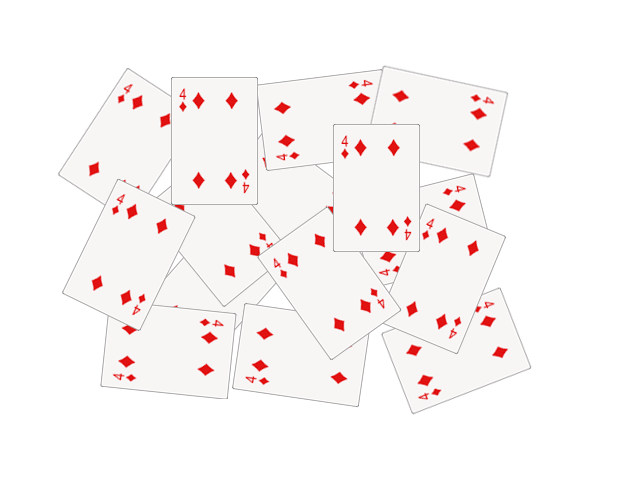
#> input picture seminars/seminar_06/data/cards.png, 640 x 480 px
$ jupyter execute --allow-errors Seminar_6.ipynb   (older library calls are emulated)
#> lines starting #> are read from the running program, lines starting #| are printed output that depends on the picture; after the words box and inside, x2 and y2 are one past the last pixel; in counts of white or black regions, pixels touching at a corner belong together
# Семинар 6 - Классические алгоритмы сегментации изображения и обнаружения объектов

***

[cell 1]
import random as rng

import cv2
import numpy as np
import matplotlib.pyplot as plt


rng.seed(12345)

[cell 2]
# !mkdir -p data
# !wget https://github.com/opencv/opencv/raw/4.x/samples/data/cards.png -O data/cards.png

# Image Segmentation with Distance Transform and Watershed Algorithm

Источник - https://docs.opencv.org/3.4/d2/dbd/tutorial_distance_transform.html

В этом семинаре вы узнаете, как:

- Использовать `cv2.filter2D`, чтобы выполнить фильтрацию Лапласа для повышения резкости изображения.
- Использовать `cv2.distanceTransform`, чтобы получить производное представление двоичного изображения, где значение каждого пикселя заменяется его расстоянием до ближайшего пикселя фона.
- Использовать `cv2.watershed`, чтобы изолировать объекты на изображении от фона.

[cell 3]
img_src = cv2.cvtColor(cv2.imread("data/cards.png"), cv2.COLOR_BGR2RGB)
plt.imshow(img_src)

[cell 4]
# Change the background from white to black, since that will help later to extract
# better results during the use of Distance Transform
img = img_src.copy()
img[np.all(img == 255, axis=2)] = 0

plt.imshow(img);

[cell 5]
# Create a kernel that we will use to sharpen our image
# an approximation of second derivative, a quite strong kernel
kernel = np.array(
    [[  1,  1,  1],
     [  1, -8,  1],
     [  1,  1,  1]], dtype=np.float32)
# do the laplacian filtering as it is
# well, we need to convert everything in something more deeper then CV_8U
# because the kernel has some negative values,
# and we can expect in general to have a Laplacian image with negative values
# BUT a 8bits unsigned int (the one we are working with) can contain values from 0 to 255
# so the possible negative number will be truncated
imgLaplacian = cv2.filter2D(img, cv2.CV_32F, kernel)
sharp = np.float32(img)
imgResult = sharp - imgLaplacian

# convert back to 8bits gray scale
imgResult = np.clip(imgResult, 0, 255)
imgResult = imgResult.astype('uint8')
imgLaplacian = np.clip(imgLaplacian, 0, 255)
imgLaplacian = np.uint8(imgLaplacian)

plt.figure(figsize=(10, 5))
plt.subplot(121)
plt.imshow(imgLaplacian)
plt.title('Laplacian')
plt.subplot(122)
plt.imshow(imgResult)
plt.title('New Sharped Image')

### Бинаризация изображения

[cell 6]
# Create binary image from source image
bw = cv2.cvtColor(imgResult, cv2.COLOR_BGR2GRAY)
_, bw = cv2.threshold(bw, 40, 255, cv2.THRESH_BINARY | cv2.THRESH_OTSU)
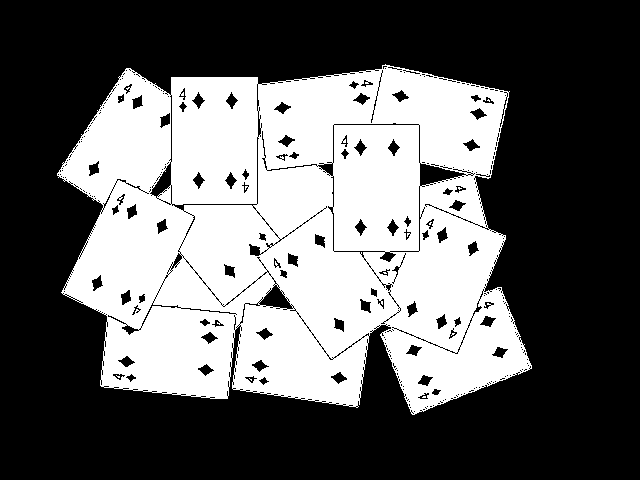
#> bw: shape (480, 640); 38.9% white; 10 white regions (9 under 20 px), largest, box (x1, y1, x2, y2) and area: (57, 64, 532, 415) 119477
plt.imshow(bw, cmap="Greys_r")

### Distance transform

[cell 7]
# Perform the distance transform algorithm
dist = cv2.distanceTransform(bw, cv2.DIST_L2, 3)
# Normalize the distance image for range = {0.0, 1.0}
# so we can visualize and threshold it
cv2.normalize(dist, dist, 0, 1.0, cv2.NORM_MINMAX)
plt.imshow(dist, cmap="Greys_r")

[cell 8]
# Threshold to obtain the peaks
# This will be the markers for the foreground objects
_, dist = cv2.threshold(dist, 0.4, 1.0, cv2.THRESH_BINARY)
#> dist: shape (480, 640) float32; values 0 (black) and 1 (white), 7.1% white; 15 white regions (1 under 20 px), largest, box (x1, y1, x2, y2) and area: (94, 228, 165, 280) 2212, (348, 159, 405, 216) 2186, (187, 112, 243, 169) 2179
# Dilate a bit the dist image
kernel1 = np.ones((3,3), dtype=np.uint8)
dist = cv2.dilate(dist, kernel1)
#> dist: shape (480, 640) float32; values 0 (black) and 1 (white), 8.2% white; 14 white regions, largest, box (x1, y1, x2, y2) and area: (93, 227, 166, 281) 2498, (347, 158, 406, 217) 2450, (185, 111, 244, 170) 2442
plt.imshow(dist, cmap="Greys_r");

[cell 9]
# Create the CV_8U version of the distance image
# It is needed for findContours()
dist_8u = dist.astype('uint8')
#> dist_8u: shape (480, 640); values 0 (black) and 1 (white), 8.2% white; 14 white regions
# Find total markers
contours, _ = cv2.findContours(dist_8u, cv2.RETR_EXTERNAL, cv2.CHAIN_APPROX_SIMPLE)
#> contours = 14 contours; largest, box (x1, y1, x2, y2) and area: (93, 227, 166, 281) 2396, (347, 158, 406, 217) 2348, (185, 111, 244, 170) 2340, (406, 250, 478, 307) 2280, (138, 321, 198, 380) 2240
# Create the marker image for the watershed algorithm
markers = np.zeros(dist.shape, dtype=np.int32)
# Draw the foreground markers
for i in range(len(contours)):
    cv2.drawContours(
        markers,   # image
        contours,  # contours list
        i,         # contour index to draw
        (i+1),     # color (fill value)
        -1,        # thickness (if negative - fill the contour)
    )
#> this loop made 14 passes
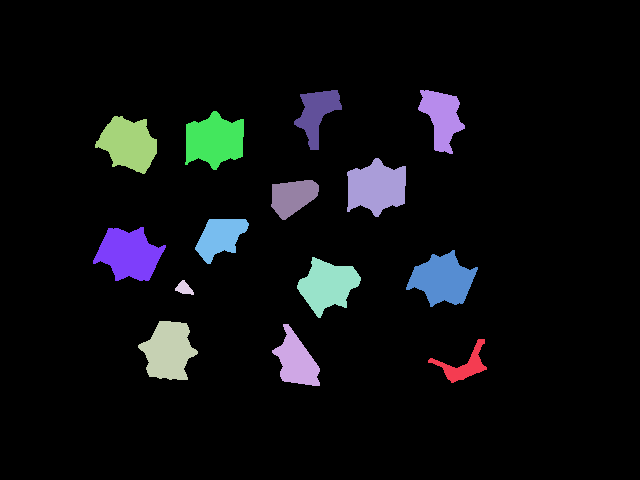
#> markers: shape (480, 640) int32; 15 distinct labels, from 0 to 14; one colour per label, 0 black
# Draw the background marker
cv2.circle(
    markers,        # image
    (5,5),          # center
    3,              # radius
    (255,255,255),  # color
    -1,             # thickness (if negative - fill)
)
#> markers: shape (480, 640) int32; 16 distinct labels, from 0 to 255

markers_8u = (markers * 10).astype('uint8')
plt.imshow(markers_8u, cmap="Greys_r");

### Алгоритм Watershed

[cell 10]
# Perform the watershed algorithm
cv2.watershed(imgResult, markers)

mark = markers.astype('uint8')
mark = cv2.bitwise_not(mark)
# uncomment this if you want to see how the mark
# image looks like at that point
# plt.imshow(mark)
# Generate random colors
colors = []
for contour in contours:
    colors.append((rng.randint(0,256), rng.randint(0,256), rng.randint(0,256)))
#> after the loop, colors = [(213, 5, 152), (188, 99, 138), (223, 82, 191), (63, 221, 133), (89, 95, 181), (46, 211, 85), (75, 105, 39), (97, 174, 164), (12, 234, 173), (13, 212, 1), (3, 83, 91), (146, 50, 212), (54, 93, 192), (119, 168, 20)]
# Create the result image
dst = np.zeros((markers.shape[0], markers.shape[1], 3), dtype=np.uint8)
# Fill labeled objects with random colors
for i in range(markers.shape[0]):
    for j in range(markers.shape[1]):
        index = markers[i,j]
        if index > 0 and index <= len(contours):
            dst[i,j,:] = colors[index-1]

# Visualize the final image
plt.imshow(dst);

[cell 11]
blended = cv2.addWeighted(img_src, 0.5, dst, 0.5, 0.0)
plt.imshow(blended);

# Домашнее задание: подсчет количества пальцев

Вам предлагается реализовать алгоритм, подсчитывающий количество пальцев.

Один из возможных вариантов решения:
- Получить бинаризованное изображение и найти контур руки;
- Построить выпуклый контур функцией `cv2.convexHull` - https://docs.opencv.org/3.4/d7/d1d/tutorial_hull.html
- Найти дефекты выпуклости контура функцией [`cv2.convexityDefects`](https://docs.opencv.org/3.4/d3/dc0/group__imgproc__shape.html#gada4437098113fd8683c932e0567f47ba)
- После некоторой фильтрации дефектов, их число будет напрямую коррелировать с числом пальцев.

**Требования:**
1. Продемонстрируйте работоспособность алгоритма на любом числе пальцев (от 0 до 5).
2. Используйте фото своей руки для демонстрации (предложенное фото лишь для отладки).

[cell 12]
img = cv2.cvtColor(cv2.imread("data/5_finger.jpg"), cv2.COLOR_BGR2RGB)
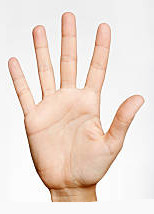
#> input picture seminars/seminar_06/data/5_finger.jpg, 154 x 214 px
#> img: shape (214, 154, 3)
plt.imshow(img)

Blur помогает уменьшить фоновый шум, что в последствие поможет при переводе изображения в чёрные и белые пиксели

[cell 13]
blured_img = cv2.medianBlur(img, 3)
plt.imshow(blured_img)
plt.show()

### Бинаризуем изображение

[cell 14]
bw = cv2.cvtColor(img, cv2.COLOR_BGR2GRAY)
#> bw: shape (214, 154)
blured_bw = cv2.cvtColor(blured_img, cv2.COLOR_BGR2GRAY)

Без blur виден фоновый шум

[cell 15]
_, bw_with_holes = cv2.threshold(bw, 227, 255, cv2.THRESH_BINARY)
#> bw_with_holes: shape (214, 154); 61% white; 6 black regions (5 under 20 px), largest, box (x1, y1, x2, y2) and area: (8, 12, 145, 202) 12853

plt.imshow(bw_with_holes, cmap="gray")
plt.show()

[cell 16]
_, bw_with_back_noise = cv2.threshold(bw, 230, 255, cv2.THRESH_BINARY)
#> bw_with_back_noise: shape (214, 154); 60.8% white; 16 black regions (15 under 20 px), largest, box (x1, y1, x2, y2) and area: (8, 12, 145, 202) 12897

plt.imshow(bw_with_back_noise, cmap="gray")
plt.show()

[cell 17]
_, bw_with_large_white_regions = cv2.threshold(bw, 0, 255, cv2.THRESH_BINARY | cv2.THRESH_OTSU)
#> bw_with_large_white_regions: shape (214, 154); 67.2% white; 7 black regions (6 under 20 px), largest, box (x1, y1, x2, y2) and area: (8, 12, 145, 202) 10811

plt.imshow(bw_with_large_white_regions, cmap="gray")
plt.show()

[cell 18]
th_adaptive = cv2.adaptiveThreshold(bw, 255, cv2.ADAPTIVE_THRESH_MEAN_C, cv2.THRESH_BINARY, 241, 0)
#> th_adaptive: shape (214, 154); 60.6% white; 36 black regions (35 under 20 px), largest, box (x1, y1, x2, y2) and area: (8, 11, 145, 203) 12920

plt.imshow(th_adaptive, cmap="gray")
plt.show()

С blur получаем изображение без шумов с обычным отсевом пикселей по трешхолду

[cell 19]
_, blurred_bw = cv2.threshold(blured_bw, 231, 255, cv2.THRESH_BINARY)
#> blurred_bw: shape (214, 154); 60.8% white; 1 black region, box (x1, y1, x2, y2) and area: (8, 12, 145, 202) 12911

plt.imshow(blurred_bw, cmap="gray")
plt.show()

Можем дополнительно сделать erode, чтобы убрать белые точки на руке

[cell 20]
n = 3
kernel = np.ones((n,n),np.uint8)
dilation = cv2.erode(blurred_bw, kernel, iterations = 1)
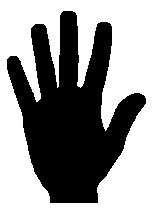
#> dilation: shape (214, 154); 57.4% white; 1 black region
# closing = cv2.morphologyEx(bw, cv2.MORPH_CLOSE, kernel, iterations=3)

plt.imshow(dilation, cmap="gray")
plt.show()

## Ищем все контуры и выбираем среди них самый длинный

[cell 21]
contours, hierarchy = cv2.findContours(blurred_bw, cv2.RETR_TREE, cv2.CHAIN_APPROX_SIMPLE)
#> contours = 2 contours; box (x1, y1, x2, y2) and area: (0, 0, 154, 214) 32589, (7, 11, 146, 203) 13360

print("Counturs found: ", len(contours))
#| Counturs found:  2
print(f"Choosing the larges contour")

largest_countour = contours[0]
#> largest_countour = [[0, 0], [0, 213], [153, 213], [153, 0]]
for contour in contours:
    largest_countour = contour if len(contour) > len(largest_countour) else largest_countour
#> this loop made 2 passes
#> largest_countour on pass 1: [[0, 0], [0, 213], [153, 213], [153, 0]]
#> after the loop, largest_countour = contour of 355 points, box (x1, y1, x2, y2) (7, 11, 146, 203), area 13360

# [4 lines of commented-out code are left out]

img_contours = np.uint8(np.zeros((img.shape[0],img.shape[1])))
cv2.drawContours(img_contours, [largest_countour], -1, (255,255,255), 1)
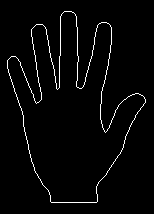
#> img_contours: shape (214, 154); 2.7% white in thin lines or dots, all inside (x1, y1, x2, y2) = (7, 11, 146, 203)

plt.imshow(img_contours, cmap="gray")
plt.show()

## Получаем выпуклую оболочку

[cell 22]
hull = cv2.convexHull(largest_countour, returnPoints = False)
#> hull = 20 values from 0 to 322
hull_points = cv2.convexHull(largest_countour, returnPoints = True)
#> hull_points = contour of 20 points, box (x1, y1, x2, y2) (7, 11, 146, 203), area 18374

cv2.drawContours(img, [largest_countour], -1, (0,0,255), 1)
cv2.drawContours(img, [hull_points], -1, (255,0,0), 1)
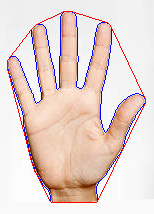
#> img: shape (214, 154, 3); mean R, G, B 231.9, 213.1, 209.8

plt.imshow(img, cmap="gray")

## Получаем дефекты

[cell 23]
defects = cv2.convexityDefects(largest_countour, hull)
#> defects = [[322, 0, 348, 17357], [1, 53, 18, 18191], [53, 55, 54, 114], [56, 58, 57, 114], [58, 127, 85, 13015], [128, 186, 183, 1906], [189, 205, 194, 839], [205, 207, 206, 114], [207, 213, 208, 243], [213, 259, 232, 972], [259, 261, 260, 186], [262, 321, 300, 12994]]

img_with_defects = img.copy()

for defect in defects:
    s,e,f,d = defect[0]
    start = tuple(largest_countour[s][0])
    end = tuple(largest_countour[e][0])
    far = tuple(largest_countour[f][0])
    cv2.line(img_with_defects,start,end,[0,255,0],2)
    cv2.circle(img_with_defects,far,5,[0,0,255],-1)
#> this loop made 12 passes
#> (s, e, f, d, start, end, far) on passes 1 to 12: (322, 0, 348, 17357, (36, 24), (64, 11), (57, 89)), (1, 53, 18, 18191, (71, 11), (106, 22), (79, 88)), (53, 55, 54, 114, (106, 22), (108, 23), (107, 23)), (56, 58, 57, 114, (110, 25), (111, 27), (110, 26)), (58, 127, 85, 13015, (111, 27), (145, 99), (102, 127)), (128, 186, 183, 1906, (145, 102), (97, 201), (96, 186)), (189, 205, 194, 839, (50, 201), (35, 172), (48, 190)), (205, 207, 206, 114, (35, 172), (34, 170), (35, 171)), (207, 213, 208, 243, (34, 170), (31, 161), (34, 167)), (213, 259, 232, 972, (31, 161), (8, 72), (22, 111)), (259, 261, 260, 186, (8, 72), (7, 68), (8, 69)), (262, 321, 300, 12994, (7, 60), (31, 29), (41, 99))
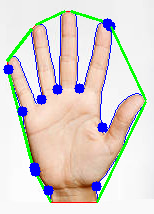
#> img_with_defects: shape (214, 154, 3); 5.78% of pixels changed, all inside (x1, y1, x2, y2) = (3, 10, 147, 203)

plt.imshow(img_with_defects)

Среди всех полученных точек выбираем только те, которые находятся далеко от выпуклой оболочки

[cell 24]
defect_min_dist_from_hull = 10000
img_with_defects = img.copy()

for defect in defects:
    s,e,f,d = defect[0]
    start = tuple(largest_countour[s][0])
    end = tuple(largest_countour[e][0])
    far = tuple(largest_countour[f][0])
    cv2.line(img_with_defects,start,end,[0,255,0],2)
    if d > defect_min_dist_from_hull:
        cv2.circle(img_with_defects,far,5,[0,0,255],-1)
#> img_with_defects: shape (214, 154, 3); 4.56% of pixels changed, all inside (x1, y1, x2, y2) = (6, 10, 147, 203)
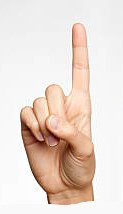
#> input picture seminars/seminar_06/data/1_finger.jpg, 123 x 214 px
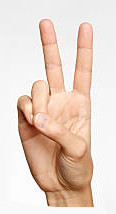
#> input picture seminars/seminar_06/data/2_finger.jpg, 116 x 214 px
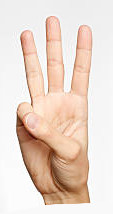
#> input picture seminars/seminar_06/data/3_finger.jpg, 113 x 214 px

plt.imshow(img_with_defects)

## Итого

[cell 25]
fig, axes = plt.subplots(1, 5, figsize=(15,5))

#> (the rest of this cell did not finish here and is left out)
